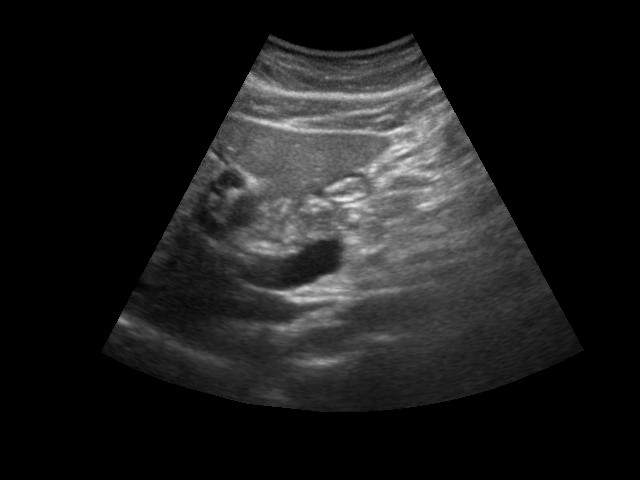
%> input picture h96.jpg, 640 x 480 px
$ octave --eval "srad_filtering;"   (GNU Octave 9; MATLAB toolbox functions it lacks are replaced by stand-ins)
%> lines starting %> are read from the running program, lines starting %| are printed output that depends on the picture
function srad_filtering()
    % SRAD Filtering on an Image with SNR Calculation
    % Parameters
    kappa = 20;           % Conduction coefficient
    lambda = 0.1;         % Time step size
    iterations = 20;      % Number of iterations

    % Load the image
    img = imread('C:\Users\Dell\Desktop\Major_Project\h96.jpg'); % Replace with your image path
%> img is the input picture: size 480x640 uint8; min 0, max 243, mean 27.8
    if size(img, 3) == 3
        img = rgb2gray(img);  % Convert to grayscale if the image is RGB
    end
    img = double(img) / 255;  % Normalize to [0, 1]
%> img: size 480x640 double

    % Add speckle noise
    noise_level = 0.08; % Speckle noise variance
    noisy_img = imnoise(img, 'speckle', noise_level);

    % Apply SRAD
    filtered_img = srad_filter(noisy_img, kappa, lambda, iterations);

    % Calculate SNR values
    snr_noisy = calculate_snr(img, noisy_img);
    snr_filtered = calculate_snr(img, filtered_img);

    % Display the results
    figure;
    subplot(1, 3, 1); imshow(img, []); title('Original Image');
    subplot(1, 3, 2); imshow(noisy_img, []);
    title(sprintf('Noisy Image\nSNR: %.2f dB', snr_noisy));
    subplot(1, 3, 3); imshow(filtered_img, []);
    title(sprintf('SRAD Filtered Image\nSNR: %.2f dB', snr_filtered));
end

function filtered_img = srad_filter(img, kappa, lambda, iterations)
%> called with kappa = 20, lambda = 0.1, iterations = 20
    % SRAD Filtering Function
    [rows, cols] = size(img);
%> rows = 480; cols = 640
    filtered_img = img; % Initialize filtered image

    for t = 1:iterations
        % Compute gradients
        north = [filtered_img(1, :); filtered_img(1:end-1, :)] - filtered_img;
        south = [filtered_img(2:end, :); filtered_img(end, :)] - filtered_img;
        west = [filtered_img(:, 1), filtered_img(:, 1:end-1)] - filtered_img;
        east = [filtered_img(:, 2:end), filtered_img(:, end)] - filtered_img;

        % Calculate diffusion coefficients
        mean_squared = mean(filtered_img(:).^2);
        variance = mean((filtered_img(:) - mean_squared).^2);
        q0_squared = variance / mean_squared^2;

        c_north = exp(-((north ./ (filtered_img + eps)).^2) ./ (q0_squared + eps));
        c_south = exp(-((south ./ (filtered_img + eps)).^2) ./ (q0_squared + eps));
        c_west = exp(-((west ./ (filtered_img + eps)).^2) ./ (q0_squared + eps));
        c_east = exp(-((east ./ (filtered_img + eps)).^2) ./ (q0_squared + eps));

        % Update the image
        diffusion = lambda * (c_north .* north + c_south .* south + ...
                              c_west .* west + c_east .* east);
        filtered_img = filtered_img + diffusion;
    end
%> this loop made 20 passes
%> (mean_squared, variance, q0_squared) on passes 1 to 12: (0.0437, 0.0361, 18.91), (0.0415, 0.0342, 19.86), (0.0408, 0.0336, 20.19), (0.0405, 0.0333, 20.35), (0.0403, 0.0332, 20.45), (0.0401, 0.0331, 20.52), (0.04, 0.033, 20.58), (0.0399, 0.0329, 20.63), (0.0399, 0.0328, 20.67), (0.0398, 0.0328, 20.7), (0.0397, 0.0327, 20.74), (0.0397, 0.0327, 20.77)
%> pass 1, in srad_filter, `north = [filtered_img(1, :); filtered_img(1:end-1, :)] - filtered_img;`:
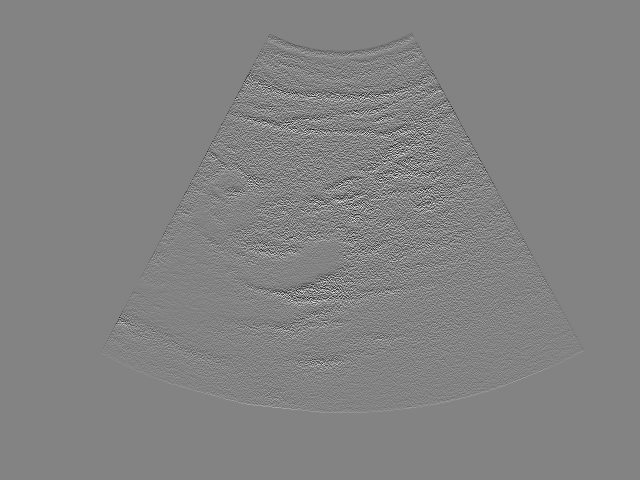
%> north: size 480x640 double; min -0.711, max 0.671, mean 4.63e-20; drawn with min black and max white
%> pass 1, in srad_filter, `south = [filtered_img(2:end, :); filtered_img(end, :)] - filtered_img;`:
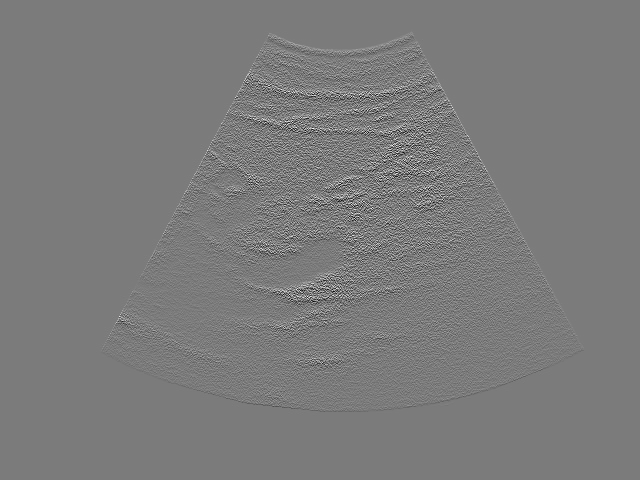
%> south: size 480x640 double; min -0.671, max 0.711, mean 3.47e-20; drawn with min black and max white
%> pass 1, in srad_filter, `west = [filtered_img(:, 1), filtered_img(:, 1:end-1)] - filtered_img;`:
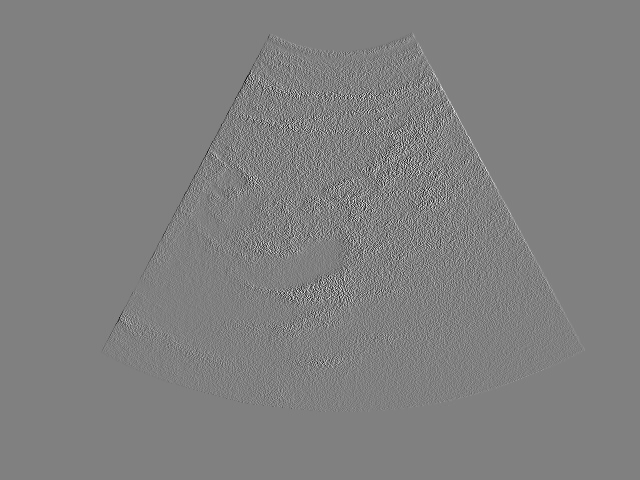
%> west: size 480x640 double; min -0.648, max 0.637, mean 1.75e-20; drawn with min black and max white
%> pass 1, in srad_filter, `east = [filtered_img(:, 2:end), filtered_img(:, end)] - filtered_img;`:
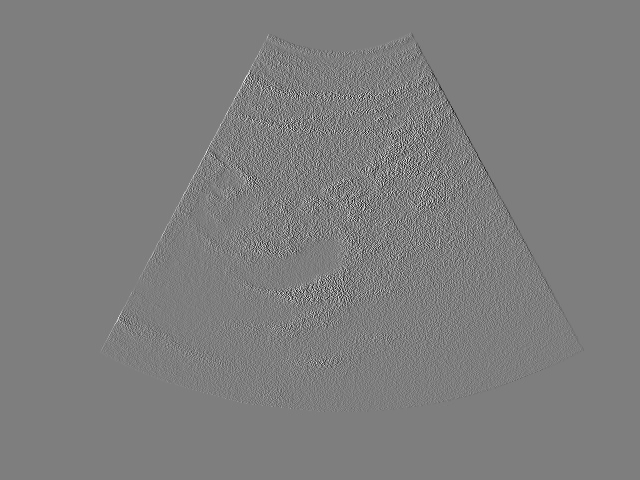
%> east: size 480x640 double; min -0.637, max 0.648, mean -2.07e-20; drawn with min black and max white
end

function snr_value = calculate_snr(original, processed)
    % Calculate SNR
    original = double(original);
    processed = double(processed);
    signal_power = sum(original(:).^2);
%> signal_power = 12490.7
    noise_power = sum((original(:) - processed(:)).^2);
%> noise_power = 989.9
    snr_value = 10 * log10(signal_power / noise_power);
%> snr_value = 11.01
end
%> in srad_filtering, `snr_filtered = calculate_snr(img, filtered_img);`: snr_filtered = 20.05

$ run again, with h1.jpg copied over h96.jpg
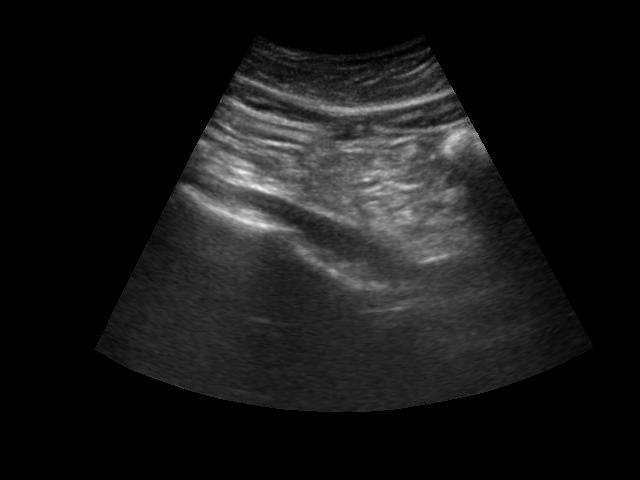
%> input picture h1.jpg, 640 x 480 px
%> in srad_filtering, img is the input picture: size 480x640 uint8; min 0, max 244, mean 23.2
%> img: size 480x640 double
%> the loop in srad_filter, `for t = 1:iterations` made 20 passes
%> (mean_squared, variance, q0_squared) on passes 1 to 8: (0.0303, 0.0257, 27.98), (0.0288, 0.0244, 29.39), (0.0283, 0.024, 29.89), (0.0281, 0.0238, 30.15), (0.028, 0.0237, 30.3), (0.0278, 0.0236, 30.42), (0.0278, 0.0235, 30.5), (0.0277, 0.0235, 30.58)
%> pass 1, in srad_filter, `north = [filtered_img(1, :); filtered_img(1:end-1, :)] - filtered_img;`:
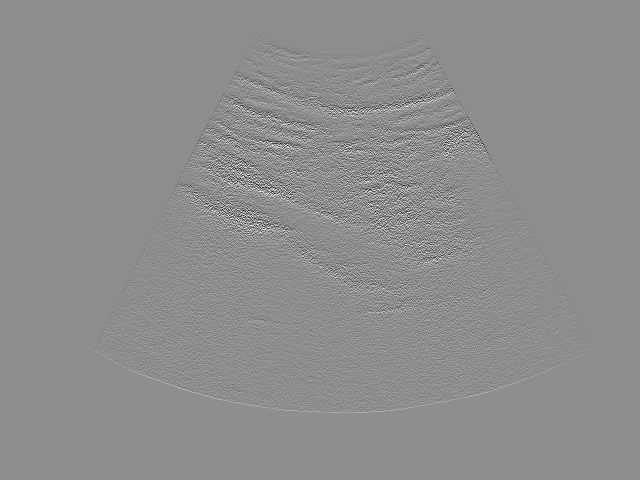
%> north: size 480x640 double; min -0.828, max 0.654, mean -6.36e-20; drawn with min black and max white
%> pass 1, in srad_filter, `south = [filtered_img(2:end, :); filtered_img(end, :)] - filtered_img;`:
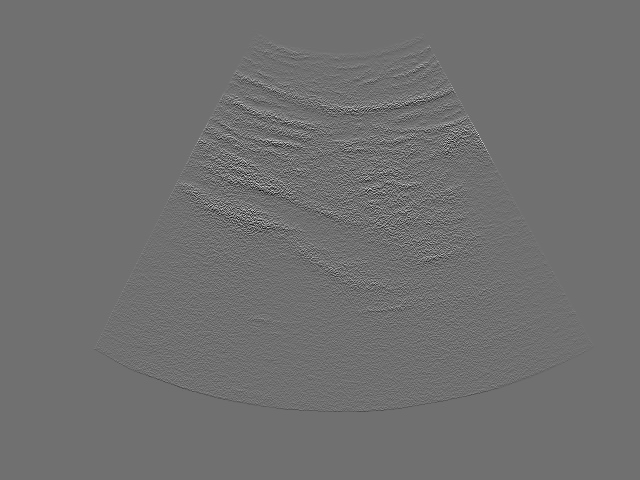
%> south: size 480x640 double; min -0.654, max 0.828, mean 7.52e-20; drawn with min black and max white
%> signal_power = 8660.5
%> noise_power = 687.9
%> snr_value = 11
%> snr_filtered = 19.36

$ run again, with h12.jpg copied over h96.jpg
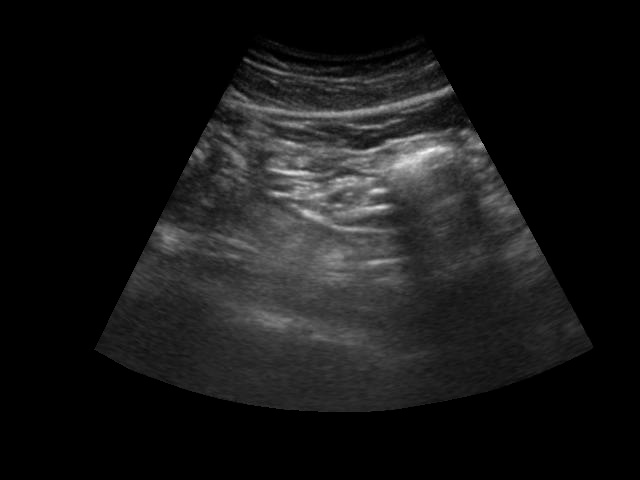
%> input picture h12.jpg, 640 x 480 px
%> in srad_filtering, img is the input picture: size 480x640 uint8; min 0, max 249, mean 22.9
%> img: size 480x640 double
%> the loop in srad_filter, `for t = 1:iterations` made 20 passes
%> (mean_squared, variance, q0_squared) on passes 1 to 8: (0.028, 0.0237, 30.32), (0.0266, 0.0225, 31.86), (0.0261, 0.0221, 32.43), (0.0259, 0.0219, 32.72), (0.0257, 0.0218, 32.9), (0.0256, 0.0217, 33.03), (0.0256, 0.0216, 33.14), (0.0255, 0.0216, 33.23)
%> pass 1, in srad_filter, `north = [filtered_img(1, :); filtered_img(1:end-1, :)] - filtered_img;`:
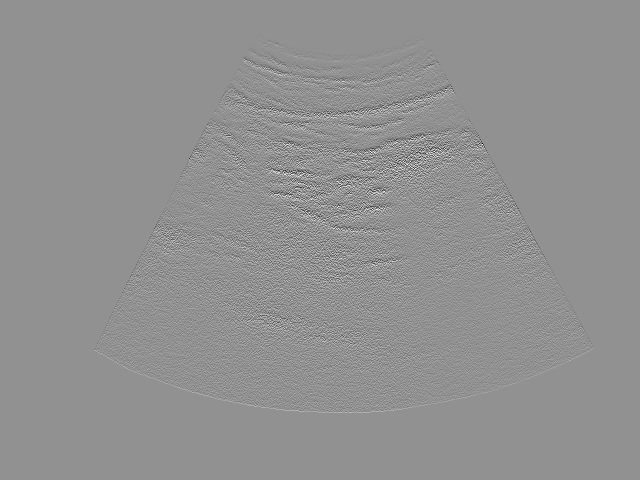
%> north: size 480x640 double; min -0.916, max 0.69, mean -5.78e-20; drawn with min black and max white
%> pass 1, in srad_filter, `south = [filtered_img(2:end, :); filtered_img(end, :)] - filtered_img;`:
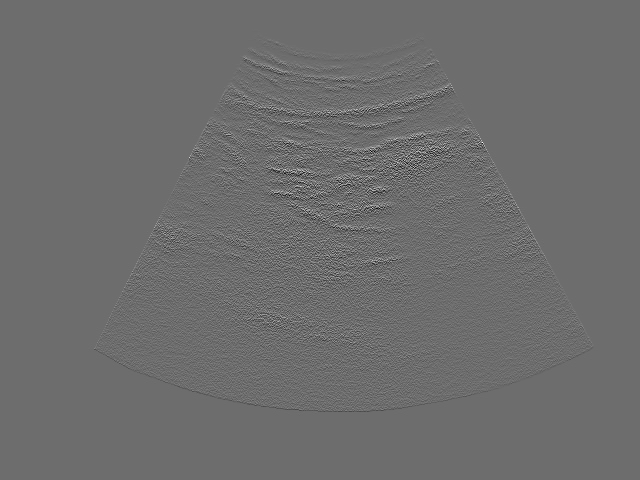
%> south: size 480x640 double; min -0.69, max 0.916, mean 1.16e-19; drawn with min black and max white
%> signal_power = 7987.1
%> noise_power = 636.7
%> snr_value = 10.98
%> snr_filtered = 18.69

$ run again, with h24.jpg copied over h96.jpg
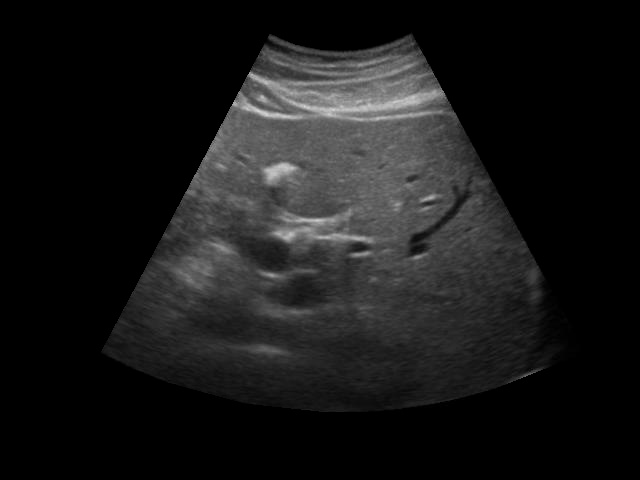
%> input picture h24.jpg, 640 x 480 px
%> in srad_filtering, img is the input picture: size 480x640 uint8; min 0, max 216, mean 24.2
%> img: size 480x640 double
%> the loop in srad_filter, `for t = 1:iterations` made 20 passes
%> (mean_squared, variance, q0_squared) on passes 1 to 8: (0.0333, 0.0281, 25.34), (0.0316, 0.0267, 26.61), (0.0311, 0.0262, 27.06), (0.0308, 0.026, 27.28), (0.0307, 0.0258, 27.41), (0.0306, 0.0257, 27.51), (0.0305, 0.0257, 27.58), (0.0304, 0.0256, 27.64)
%> pass 1, in srad_filter, `north = [filtered_img(1, :); filtered_img(1:end-1, :)] - filtered_img;`:
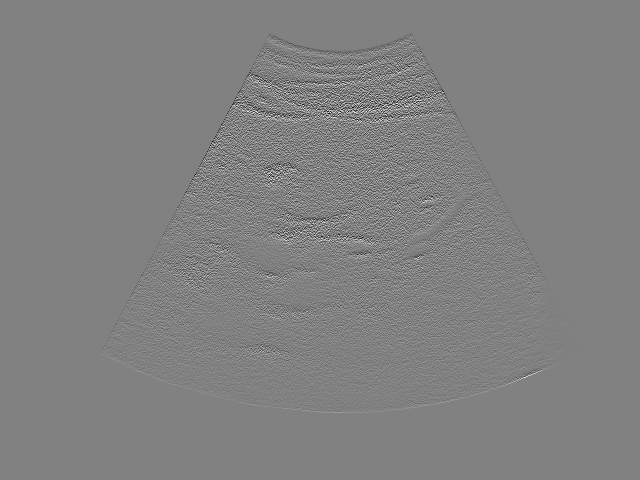
%> north: size 480x640 double; min -0.706, max 0.689, mean 0; drawn with min black and max white
%> pass 1, in srad_filter, `south = [filtered_img(2:end, :); filtered_img(end, :)] - filtered_img;`:
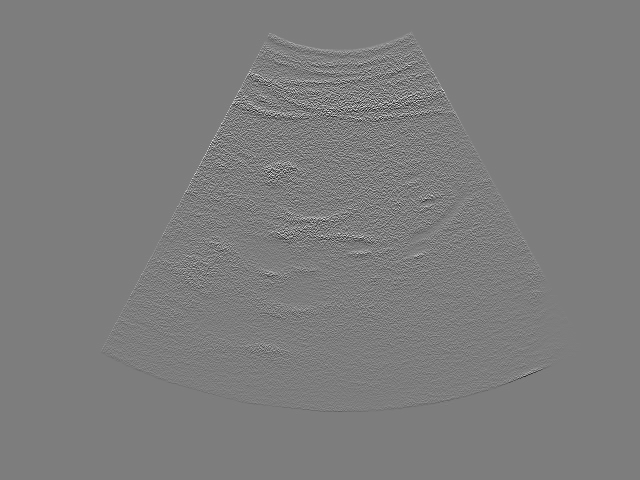
%> south: size 480x640 double; min -0.689, max 0.706, mean 8.1e-20; drawn with min black and max white
%> signal_power = 9471.2
%> noise_power = 760.2
%> snr_value = 10.95
%> snr_filtered = 20.01
